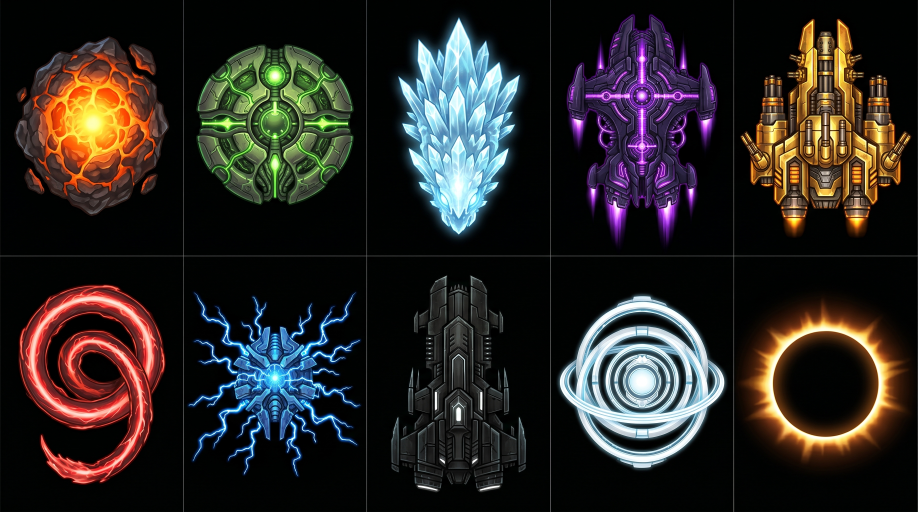
#> input picture assets/generated/bosses/raw/boss-atlas-5x2.png, 2752 x 1536 px, found by its file name (shown at 1/3 size)
$ python process_boss_assets.py
#> lines starting #> are read from the running program, lines starting #| are printed output that depends on the picture
from __future__ import annotations

import json
from pathlib import Path

from PIL import Image, ImageEnhance, ImageFilter


SRC = Path("assets/generated/bosses/raw/boss-atlas-5x2.png")
OUT = Path("assets/generated/bosses/final")
FRAMES = Path("assets/generated/bosses/frames")
REVIEW = Path("output/asset-review/boss-frame-contact.png")
SIZE = 512

BOSSES = [
    ("熔核陨星", "molten-asteroid", "火山裂隙核心，周期喷发岩浆弹"),
    ("寄生蜂巢", "bio-saucer-hive", "绿色生物机械外壳，召唤修复虫群"),
    ("霜晶利维坦", "ice-crystal-leviathan", "冰晶护甲，释放减速晶刺"),
    ("虚空母舰", "void-mothership", "紫色暗能量舰体，发射扇形切割线"),
    ("黄金炮垒", "gold-artillery-fortress", "重型火炮平台，多炮口轮射"),
    ("赤环蛇影", "red-plasma-coil", "环形等离子生命体，缠绕式攻击"),
    ("离子雷巢", "blue-ion-hive", "蓝色电弧核心，跳跃电击"),
    ("黑骨 dreadnought", "black-dreadnought", "黑色装甲巨舰，冲撞与装甲阶段"),
    ("白环引力机", "white-graviton-ring", "多层引力环，牵引小飞机"),
    ("日蚀核心", "solar-eclipse-core", "最终日蚀体，释放全屏脉冲"),
]


def alpha_clear(img: Image.Image) -> Image.Image:
    rgba = img.convert("RGBA")
    px = rgba.load()
    for y in range(rgba.height):
        for x in range(rgba.width):
            r, g, b, a = px[x, y]
            lum = max(r, g, b)
            if lum < 10:
                px[x, y] = (r, g, b, 0)
            elif lum < 34:
                px[x, y] = (r, g, b, int((lum - 10) / 24 * 185))
            else:
                px[x, y] = (r, g, b, a)
    return rgba


def fit_to_canvas(img: Image.Image, pad: int = 18) -> Image.Image:
    bbox = img.getbbox()
    if bbox:
        img = img.crop(bbox)
    scale = min((SIZE - pad * 2) / img.width, (SIZE - pad * 2) / img.height)
    new_size = (max(1, int(img.width * scale)), max(1, int(img.height * scale)))
    img = img.resize(new_size, Image.Resampling.LANCZOS)
    canvas = Image.new("RGBA", (SIZE, SIZE), (0, 0, 0, 0))
    canvas.alpha_composite(img, ((SIZE - img.width) // 2, (SIZE - img.height) // 2))
    return canvas


def dominant_color(img: Image.Image) -> tuple[int, int, int]:
    thumb = img.resize((1, 1), Image.Resampling.BOX).convert("RGBA")
    r, g, b, _ = thumb.getpixel((0, 0))
    return max(80, r), max(80, g), max(80, b)


def make_frame(base: Image.Image, color: tuple[int, int, int], frame: int) -> Image.Image:
    pulse = [0.94, 1.08, 1.0, 1.14][frame]
    angle = [-0.9, 0.55, 1.05, -0.35][frame]
    scale = [1.0, 1.025, 0.99, 1.018][frame]

    work = ImageEnhance.Brightness(base).enhance(pulse)
    work = ImageEnhance.Contrast(work).enhance(1.06)
    if scale != 1:
        size = int(SIZE * scale)
        resized = work.resize((size, size), Image.Resampling.LANCZOS)
        work = Image.new("RGBA", (SIZE, SIZE), (0, 0, 0, 0))
        work.alpha_composite(resized, ((SIZE - size) // 2, (SIZE - size) // 2))
    work = work.rotate(angle, resample=Image.Resampling.BICUBIC, expand=False)

    alpha = work.getchannel("A")
    glow = Image.new("RGBA", (SIZE, SIZE), (*color, 0))
    glow.putalpha(alpha.filter(ImageFilter.GaussianBlur(12)).point(lambda v: min(150, int(v * (0.34 + frame * 0.05)))))
    halo = Image.new("RGBA", (SIZE, SIZE), (*color, 0))
    halo.putalpha(alpha.filter(ImageFilter.GaussianBlur(28)).point(lambda v: min(85, int(v * (0.18 + frame * 0.03)))))

    canvas = Image.new("RGBA", (SIZE, SIZE), (0, 0, 0, 0))
    canvas.alpha_composite(halo)
    canvas.alpha_composite(glow)
    canvas.alpha_composite(work)
    return canvas


def main() -> None:
    OUT.mkdir(parents=True, exist_ok=True)
    FRAMES.mkdir(parents=True, exist_ok=True)
    atlas = Image.open(SRC).convert("RGB")
#> atlas is the input picture: PIL image 2752x1536 RGB; mean R, G, B 43.1, 38.9, 36.1
    cell_w = atlas.width // 5
#> cell_w = 550
    cell_h = atlas.height // 2
#> cell_h = 768
    manifest = []
    review_cells = []

    for idx, (name, slug, ability) in enumerate(BOSSES):
        col = idx % 5
        row = idx // 5
        crop = atlas.crop((col * cell_w, row * cell_h, (col + 1) * cell_w, (row + 1) * cell_h))
        base = fit_to_canvas(alpha_clear(crop))
        color = dominant_color(base)
        base_file = OUT / f"boss-{idx + 1:02d}-{slug}.png"
        base.save(base_file)
        frame_files = []
        for frame in range(4):
            framed = make_frame(base, color, frame)
            frame_file = FRAMES / f"boss-{idx + 1:02d}-{slug}-frame-{frame:02d}.png"
            framed.save(frame_file)
            frame_files.append(str(frame_file))
            review_cells.append(framed.resize((160, 160), Image.Resampling.LANCZOS))
        level = idx + 1
        max_hp = round(320 + level * 180 + level * level * 95)
        manifest.append(
            {
                "id": f"boss-{level:02d}",
                "level": level,
                "name": name,
                "slug": slug,
                "ability": ability,
                "maxHp": max_hp,
                "reward": 20 + level * 8,
                "size": 156 + level * 4,
                "base": str(base_file),
                "frames": frame_files,
            }
        )
#> this loop made 10 passes
#> (r in dominant_color, g in dominant_color, b in dominant_color, color, max_hp) on passes 1, 2, 4, 5, 6, 7, 8, 10: (146, 85, 38, (146, 85, 80), 595), (78, 109, 62, (80, 109, 80), 1060), (76, 41, 102, (80, 80, 102), 2560), (133, 96, 48, (133, 96, 80), 3595), (159, 64, 60, (159, 80, 80), 4820), (46, 98, 144, (80, 98, 144), 6235), (53, 60, 60, (80, 80, 80), 7840), (111, 76, 40, (111, 80, 80), 11620)
#> (r in dominant_color, g in dominant_color, b in dominant_color, max_hp) on passes 3, 9: (115, 166, 185, 1715), (145, 170, 178, 9635)
#> pass 1, in main, `crop = atlas.crop((col * cell_w, row * cell_h, (col + 1) * cell_w, (ro..`:
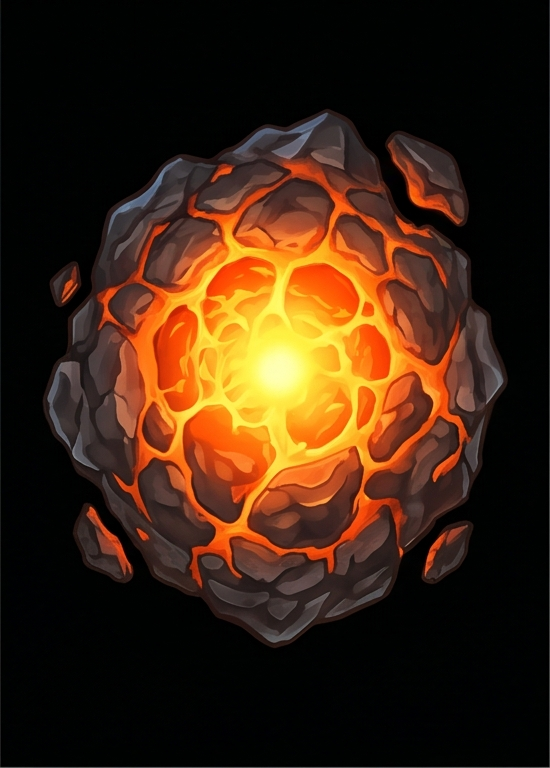
#> crop: PIL image 550x768 RGB; mean R, G, B 61.4, 36.5, 17.3
#> pass 1, in fit_to_canvas, `img = img.crop(bbox)`:
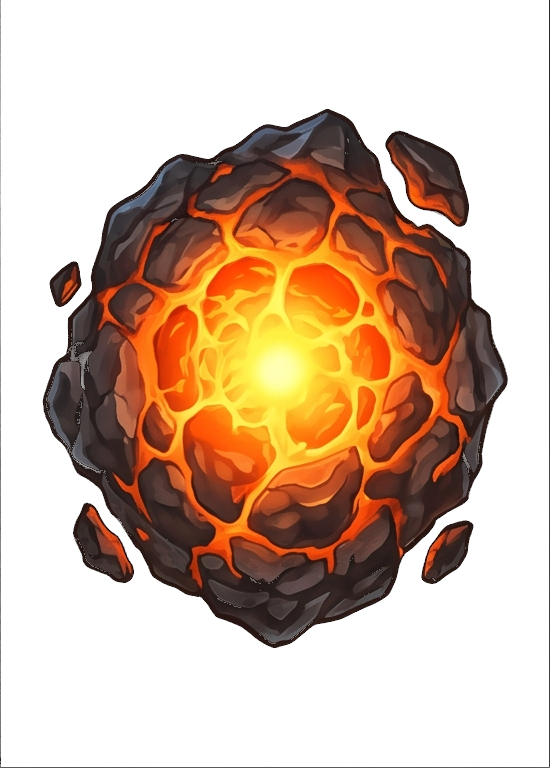
#> img: PIL image 550x768 RGBA; mean R, G, B, A 61.4, 36.5, 17.3, 107.5; transparent parts drawn white
#> after the loop:
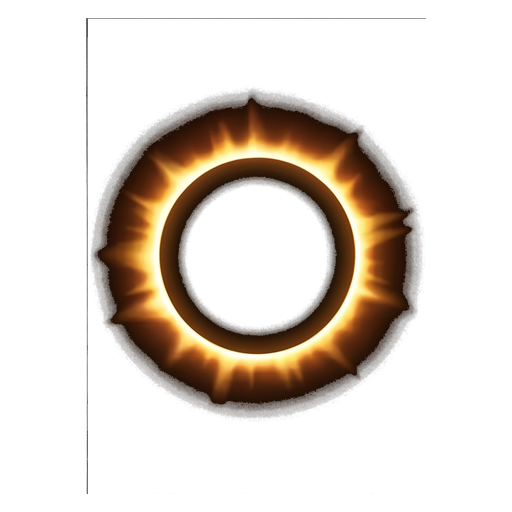
#> base: PIL image 512x512 RGBA; mean R, G, B, A 27.2, 18.3, 10, 57.2; transparent parts drawn white
#> after the loop:
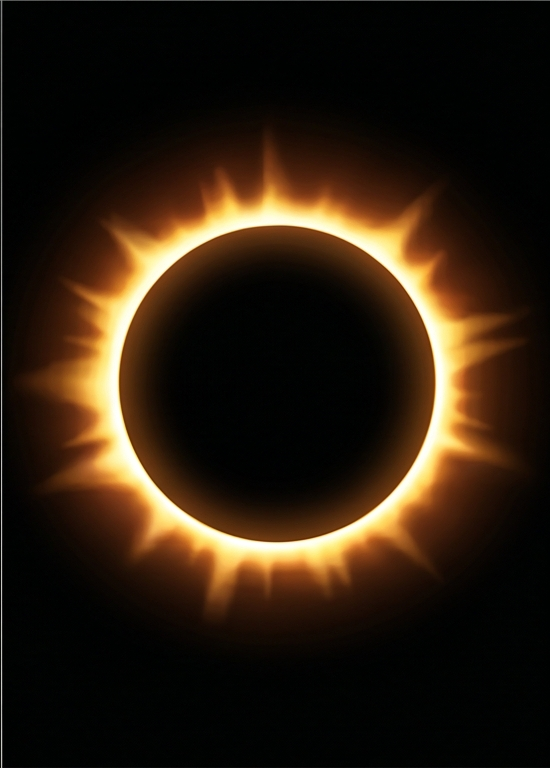
#> crop: PIL image 550x768 RGB; mean R, G, B 43.9, 29.9, 15.8
#> after the loop:
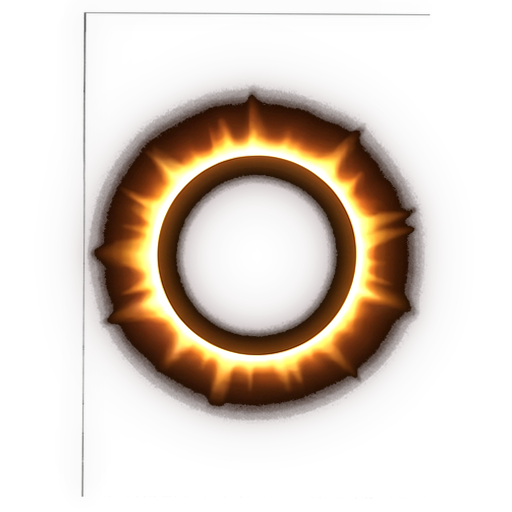
#> framed: PIL image 512x512 RGBA; mean R, G, B, A 76.2, 53.6, 44.3, 67.5; transparent parts drawn white
#> after the loop, manifest = 10 items; review_cells = 40 items

    sheet = Image.new("RGBA", (160 * 4, 160 * 10), (0, 0, 0, 255))
    for i, cell in enumerate(review_cells):
        sheet.alpha_composite(cell, ((i % 4) * 160, (i // 4) * 160))
#> this loop made 40 passes
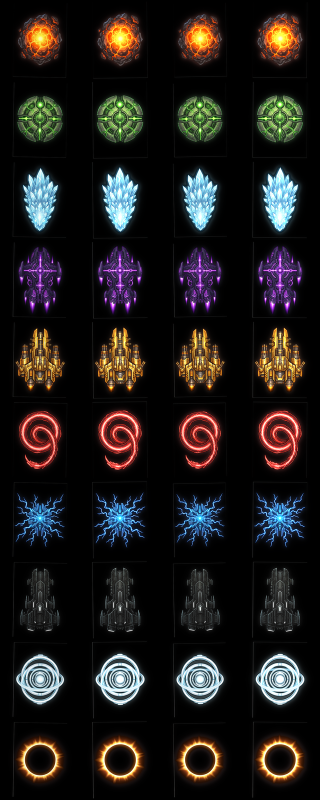
#> sheet: PIL image 640x1600 RGBA (shown at 1/2 size); mean R, G, B, A 30.9, 27.3, 25.8, 255
    REVIEW.parent.mkdir(parents=True, exist_ok=True)
    sheet.save(REVIEW)
    (Path("assets/generated/bosses") / "manifest.json").write_text(json.dumps({"bosses": manifest}, ensure_ascii=False, indent=2), encoding="utf-8")
    print(f"Wrote {len(manifest)} bosses")
#| Wrote 10 bosses
    print(REVIEW)


if __name__ == "__main__":
    main()
